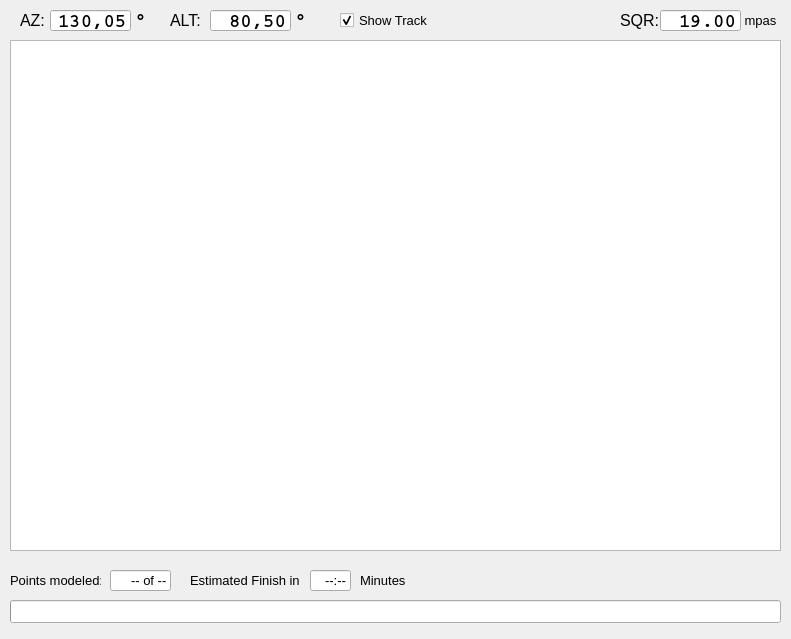
<?xml version="1.0" encoding="UTF-8"?>
<ui version="4.0">
 <class>CoordinateDialog</class>
 <widget class="QWidget" name="CoordinateDialog">
  <property name="geometry">
   <rect>
    <x>0</x>
    <y>0</y>
    <width>791</width>
    <height>639</height>
   </rect>
  </property>
  <property name="font">
   <font>
    <family>Arial</family>
   </font>
  </property>
  <property name="windowTitle">
   <string>Modeling Plot</string>
  </property>
  <widget class="QGraphicsView" name="modelPointsPlot">
   <property name="geometry">
    <rect>
     <x>10</x>
     <y>40</y>
     <width>771</width>
     <height>511</height>
    </rect>
   </property>
   <property name="cursor" stdset="0">
    <cursorShape>ArrowCursor</cursorShape>
   </property>
   <property name="acceptDrops">
    <bool>false</bool>
   </property>
   <property name="autoFillBackground">
    <bool>true</bool>
   </property>
   <property name="frameShadow">
    <enum>QFrame::Plain</enum>
   </property>
   <property name="interactive">
    <bool>false</bool>
   </property>
   <property name="sceneRect">
    <rectf>
     <x>0.000000000000000</x>
     <y>0.000000000000000</y>
     <width>769.000000000000000</width>
     <height>509.000000000000000</height>
    </rectf>
   </property>
  </widget>
  <widget class="QLineEdit" name="le_telescopeAzimut">
   <property name="geometry">
    <rect>
     <x>50</x>
     <y>10</y>
     <width>81</width>
     <height>21</height>
    </rect>
   </property>
   <property name="font">
    <font>
     <family>Courier</family>
     <pointsize>14</pointsize>
     <weight>75</weight>
     <bold>true</bold>
    </font>
   </property>
   <property name="mouseTracking">
    <bool>false</bool>
   </property>
   <property name="focusPolicy">
    <enum>Qt::NoFocus</enum>
   </property>
   <property name="acceptDrops">
    <bool>false</bool>
   </property>
   <property name="layoutDirection">
    <enum>Qt::RightToLeft</enum>
   </property>
   <property name="text">
    <string>130,05</string>
   </property>
   <property name="alignment">
    <set>Qt::AlignRight|Qt::AlignTrailing|Qt::AlignVCenter</set>
   </property>
   <property name="readOnly">
    <bool>true</bool>
   </property>
  </widget>
  <widget class="QLineEdit" name="le_telescopeAltitude">
   <property name="geometry">
    <rect>
     <x>210</x>
     <y>10</y>
     <width>81</width>
     <height>21</height>
    </rect>
   </property>
   <property name="font">
    <font>
     <family>Courier</family>
     <pointsize>14</pointsize>
     <weight>75</weight>
     <bold>true</bold>
    </font>
   </property>
   <property name="mouseTracking">
    <bool>false</bool>
   </property>
   <property name="focusPolicy">
    <enum>Qt::NoFocus</enum>
   </property>
   <property name="acceptDrops">
    <bool>false</bool>
   </property>
   <property name="layoutDirection">
    <enum>Qt::RightToLeft</enum>
   </property>
   <property name="text">
    <string>80,50</string>
   </property>
   <property name="alignment">
    <set>Qt::AlignRight|Qt::AlignTrailing|Qt::AlignVCenter</set>
   </property>
   <property name="readOnly">
    <bool>true</bool>
   </property>
  </widget>
  <widget class="QLabel" name="label_9">
   <property name="geometry">
    <rect>
     <x>20</x>
     <y>10</y>
     <width>31</width>
     <height>21</height>
    </rect>
   </property>
   <property name="font">
    <font>
     <family>MS Shell Dlg 2</family>
     <pointsize>12</pointsize>
     <weight>50</weight>
     <bold>false</bold>
    </font>
   </property>
   <property name="text">
    <string>AZ:</string>
   </property>
  </widget>
  <widget class="QLabel" name="label_10">
   <property name="geometry">
    <rect>
     <x>170</x>
     <y>10</y>
     <width>41</width>
     <height>21</height>
    </rect>
   </property>
   <property name="font">
    <font>
     <family>MS Shell Dlg 2</family>
     <pointsize>12</pointsize>
     <weight>50</weight>
     <bold>false</bold>
    </font>
   </property>
   <property name="text">
    <string>ALT:</string>
   </property>
  </widget>
  <widget class="QLabel" name="label_109">
   <property name="geometry">
    <rect>
     <x>130</x>
     <y>10</y>
     <width>21</width>
     <height>20</height>
    </rect>
   </property>
   <property name="font">
    <font>
     <family>Courier</family>
     <pointsize>14</pointsize>
     <weight>75</weight>
     <bold>true</bold>
    </font>
   </property>
   <property name="text">
    <string>°</string>
   </property>
   <property name="alignment">
    <set>Qt::AlignCenter</set>
   </property>
   <property name="wordWrap">
    <bool>false</bool>
   </property>
  </widget>
  <widget class="QLabel" name="label_110">
   <property name="geometry">
    <rect>
     <x>290</x>
     <y>10</y>
     <width>21</width>
     <height>20</height>
    </rect>
   </property>
   <property name="font">
    <font>
     <family>Courier</family>
     <pointsize>14</pointsize>
     <weight>75</weight>
     <bold>true</bold>
    </font>
   </property>
   <property name="text">
    <string>°</string>
   </property>
   <property name="alignment">
    <set>Qt::AlignCenter</set>
   </property>
   <property name="wordWrap">
    <bool>false</bool>
   </property>
  </widget>
  <widget class="QLabel" name="label_142">
   <property name="geometry">
    <rect>
     <x>620</x>
     <y>10</y>
     <width>41</width>
     <height>21</height>
    </rect>
   </property>
   <property name="font">
    <font>
     <family>MS Shell Dlg 2</family>
     <pointsize>12</pointsize>
     <weight>50</weight>
     <bold>false</bold>
    </font>
   </property>
   <property name="layoutDirection">
    <enum>Qt::LeftToRight</enum>
   </property>
   <property name="text">
    <string>SQR:</string>
   </property>
   <property name="alignment">
    <set>Qt::AlignLeading|Qt::AlignLeft|Qt::AlignVCenter</set>
   </property>
  </widget>
  <widget class="QLineEdit" name="le_SQR">
   <property name="geometry">
    <rect>
     <x>660</x>
     <y>10</y>
     <width>81</width>
     <height>21</height>
    </rect>
   </property>
   <property name="font">
    <font>
     <family>Courier</family>
     <pointsize>14</pointsize>
     <weight>75</weight>
     <bold>true</bold>
    </font>
   </property>
   <property name="mouseTracking">
    <bool>false</bool>
   </property>
   <property name="focusPolicy">
    <enum>Qt::NoFocus</enum>
   </property>
   <property name="acceptDrops">
    <bool>false</bool>
   </property>
   <property name="toolTip">
    <string>shows the refraction correction status on / off</string>
   </property>
   <property name="layoutDirection">
    <enum>Qt::RightToLeft</enum>
   </property>
   <property name="text">
    <string>19.00</string>
   </property>
   <property name="maxLength">
    <number>8</number>
   </property>
   <property name="alignment">
    <set>Qt::AlignRight|Qt::AlignTrailing|Qt::AlignVCenter</set>
   </property>
   <property name="readOnly">
    <bool>true</bool>
   </property>
  </widget>
  <widget class="QLabel" name="label_87">
   <property name="geometry">
    <rect>
     <x>740</x>
     <y>10</y>
     <width>41</width>
     <height>20</height>
    </rect>
   </property>
   <property name="font">
    <font>
     <family>MS Shell Dlg 2</family>
     <pointsize>10</pointsize>
    </font>
   </property>
   <property name="text">
    <string>mpas</string>
   </property>
   <property name="alignment">
    <set>Qt::AlignCenter</set>
   </property>
   <property name="wordWrap">
    <bool>false</bool>
   </property>
  </widget>
  <widget class="QLabel" name="label_11">
   <property name="geometry">
    <rect>
     <x>10</x>
     <y>570</y>
     <width>91</width>
     <height>21</height>
    </rect>
   </property>
   <property name="font">
    <font>
     <family>MS Shell Dlg 2</family>
     <pointsize>10</pointsize>
     <weight>50</weight>
     <bold>false</bold>
    </font>
   </property>
   <property name="text">
    <string>Points modeled:</string>
   </property>
  </widget>
  <widget class="QLineEdit" name="le_modelingStatus">
   <property name="geometry">
    <rect>
     <x>110</x>
     <y>570</y>
     <width>61</width>
     <height>21</height>
    </rect>
   </property>
   <property name="font">
    <font>
     <family>MS Shell Dlg 2</family>
     <pointsize>10</pointsize>
     <weight>50</weight>
     <bold>false</bold>
    </font>
   </property>
   <property name="mouseTracking">
    <bool>false</bool>
   </property>
   <property name="focusPolicy">
    <enum>Qt::NoFocus</enum>
   </property>
   <property name="acceptDrops">
    <bool>false</bool>
   </property>
   <property name="toolTip">
    <string>&lt;html&gt;&lt;head/&gt;&lt;body&gt;&lt;p&gt;&lt;span style=&quot; font-size:10pt;&quot;&gt;Progress in modeling.&lt;/span&gt;&lt;/p&gt;&lt;/body&gt;&lt;/html&gt;</string>
   </property>
   <property name="layoutDirection">
    <enum>Qt::RightToLeft</enum>
   </property>
   <property name="text">
    <string>-- of --</string>
   </property>
   <property name="alignment">
    <set>Qt::AlignRight|Qt::AlignTrailing|Qt::AlignVCenter</set>
   </property>
   <property name="readOnly">
    <bool>true</bool>
   </property>
  </widget>
  <widget class="QProgressBar" name="bar_modelingStatusPercent">
   <property name="geometry">
    <rect>
     <x>10</x>
     <y>600</y>
     <width>771</width>
     <height>23</height>
    </rect>
   </property>
   <property name="maximum">
    <number>1000</number>
   </property>
   <property name="value">
    <number>1</number>
   </property>
   <property name="textVisible">
    <bool>false</bool>
   </property>
  </widget>
  <widget class="QLineEdit" name="le_modelingStatusTime">
   <property name="geometry">
    <rect>
     <x>310</x>
     <y>570</y>
     <width>41</width>
     <height>21</height>
    </rect>
   </property>
   <property name="font">
    <font>
     <family>MS Shell Dlg 2</family>
     <pointsize>10</pointsize>
     <weight>50</weight>
     <bold>false</bold>
    </font>
   </property>
   <property name="mouseTracking">
    <bool>false</bool>
   </property>
   <property name="focusPolicy">
    <enum>Qt::NoFocus</enum>
   </property>
   <property name="acceptDrops">
    <bool>false</bool>
   </property>
   <property name="toolTip">
    <string>&lt;html&gt;&lt;head/&gt;&lt;body&gt;&lt;p&gt;&lt;span style=&quot; font-size:10pt;&quot;&gt;Progress in modeling.&lt;/span&gt;&lt;/p&gt;&lt;/body&gt;&lt;/html&gt;</string>
   </property>
   <property name="layoutDirection">
    <enum>Qt::RightToLeft</enum>
   </property>
   <property name="text">
    <string>--:--</string>
   </property>
   <property name="alignment">
    <set>Qt::AlignRight|Qt::AlignTrailing|Qt::AlignVCenter</set>
   </property>
   <property name="readOnly">
    <bool>true</bool>
   </property>
  </widget>
  <widget class="QLabel" name="label_12">
   <property name="geometry">
    <rect>
     <x>190</x>
     <y>570</y>
     <width>111</width>
     <height>21</height>
    </rect>
   </property>
   <property name="font">
    <font>
     <family>MS Shell Dlg 2</family>
     <pointsize>10</pointsize>
     <weight>50</weight>
     <bold>false</bold>
    </font>
   </property>
   <property name="text">
    <string>Estimated Finish in </string>
   </property>
  </widget>
  <widget class="QLabel" name="label_13">
   <property name="geometry">
    <rect>
     <x>360</x>
     <y>570</y>
     <width>51</width>
     <height>21</height>
    </rect>
   </property>
   <property name="font">
    <font>
     <family>MS Shell Dlg 2</family>
     <pointsize>10</pointsize>
     <weight>50</weight>
     <bold>false</bold>
    </font>
   </property>
   <property name="text">
    <string>Minutes</string>
   </property>
  </widget>
  <widget class="QCheckBox" name="checkRunTrackingWidget">
   <property name="geometry">
    <rect>
     <x>340</x>
     <y>10</y>
     <width>101</width>
     <height>20</height>
    </rect>
   </property>
   <property name="font">
    <font>
     <pointsize>10</pointsize>
    </font>
   </property>
   <property name="toolTip">
    <string>&lt;html&gt;&lt;head/&gt;&lt;body&gt;&lt;p&gt;Checked if you would like to see the tracking line and flip time in the window&lt;/p&gt;&lt;/body&gt;&lt;/html&gt;</string>
   </property>
   <property name="layoutDirection">
    <enum>Qt::LeftToRight</enum>
   </property>
   <property name="text">
    <string>Show Track</string>
   </property>
   <property name="checked">
    <bool>true</bool>
   </property>
  </widget>
 </widget>
 <resources/>
 <connections/>
</ui>
